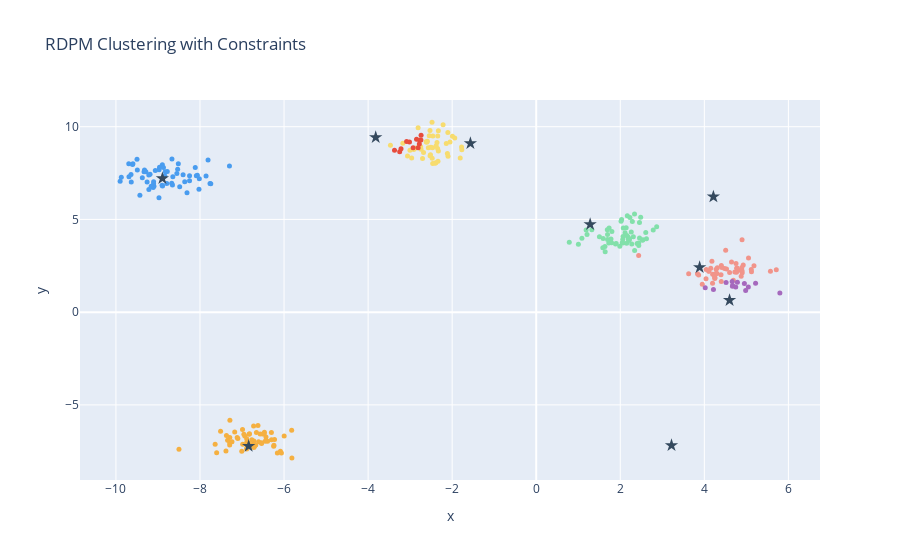

The cell this chart's notebook holds for it:
### Code cell
rdpm_centroids = rdpm.centroids
df = pd.DataFrame(X, columns=['x', 'y'])
df['label'] = rdpm._labels
fig = plot_dataframe(df, title='RDPM Clustering with Constraints', x='x', y='y', label='label')
for i, centroid in enumerate(rdpm_centroids):
    fig = plot_centroid(fig, centroid, colors=["#34495e"], marker_size=10, symbol='star', name=f'Centroid {i+1}')
fig.update_layout(showlegend=False)
fig.show()

### Figure 1 — Plotly figure (JSON) as saved in the notebook; plotly's stock layout.template omitted (floating-point values rounded to 4 significant figures)
{"data": [{"hovertemplate": "label=4<br>x=%{x}<br>y=%{y}<extra></extra>", "legendgroup": "4", "marker": {"color": "#f7dc6f", "size": 5, "symbol": "circle"}, "mode": "markers", "name": "4", "orientation": "v", "showlegend": true, "type": "scatter", "x": [-1.566, -2.405, -3.173, -2.516, -2.86, -3.062, -2.705, -1.938, -2.681, -2.388, -3.469, -2.527, -2.913, -3.004, -2.337, -2.361, -2.81, -2.963, -2.328, -2.749, -2.461, -1.808, -2.344, -2.347, -2.051, -2.098, -2.216, -1.994, -2.479, -2.619, -2.741, -2.463, -1.776, -2.507, -2.466, -2.605, -2.114, -2.475, -2.567, -2.545, -2.328, -2.59, -2.14, -2.527, -2.103, -2.38, -1.77], "xaxis": "x", "y": [9.102, 8.034, 9.113, 8.485, 8.85, 8.416, 8.283, 9.39, 8.613, 8.058, 9.001, 9.797, 8.763, 8.731, 8.133, 9.145, 9.94, 8.308, 8.692, 8.921, 9.499, 8.313, 9.502, 8.822, 9.179, 8.404, 10.11, 9.48, 10.25, 9.193, 8.781, 8.021, 8.901, 8.897, 8.865, 9.165, 8.56, 8.302, 8.864, 9.516, 9.783, 9.216, 9.1, 8.43, 9.692, 8.977, 8.755], "yaxis": "y"}, {"hovertemplate": "label=5<br>x=%{x}<br>y=%{y}<extra></extra>", "legendgroup": "5", "marker": {"color": "#82e0aa", "size": 5, "symbol": "circle"}, "mode": "markers", "name": "5", "orientation": "v", "showlegend": true, "type": "scatter", "x": [1.283, 1.726, 2.311, 1.887, 1.087, 1.793, 2.061, 1.903, 2.541, 1.592, 2.192, 2.066, 1.8, 2.229, 2.152, 2.339, 2.14, 2.401, 2.208, 2.606, 2.458, 2.342, 2.457, 2.623, 1.696, 2.072, 1.989, 1.003, 1.635, 2.866, 2.158, 1.691, 1.209, 1.584, 2.186, 2.167, 2.191, 2.018, 1.323, 1.641, 2.262, 1.778, 2.113, 2.485, 1.697, 2.273, 0.7865, 2.287, 2.032, 1.504, 2.525, 2.22, 2.047, 2.437, 2.784, 1.188, 2.44, 2.058, 1.734], "xaxis": "x", "y": [4.733, 3.729, 4.06, 3.672, 3.986, 3.737, 3.731, 3.708, 3.906, 3.969, 3.954, 4.084, 4.35, 5.1, 3.709, 5.297, 4.547, 3.7, 3.859, 4.289, 3.998, 3.331, 4.839, 3.957, 4.185, 4.537, 3.556, 3.657, 3.539, 4.602, 4.136, 4.447, 4.185, 3.47, 4.052, 5.199, 3.956, 4.901, 4.443, 3.259, 4.328, 3.945, 4.286, 5.116, 3.918, 3.673, 3.763, 4.882, 5.0, 4.066, 3.873, 3.951, 3.746, 3.733, 4.431, 4.433, 3.597, 3.923, 4.539], "yaxis": "y"}, {"hovertemplate": "label=1<br>x=%{x}<br>y=%{y}<extra></extra>", "legendgroup": "1", "marker": {"color": "#f1948a", "size": 5, "symbol": "circle"}, "mode": "markers", "name": "1", "orientation": "v", "showlegend": true, "type": "scatter", "x": [4.528, 4.198, 4.601, 4.69, 4.726, 5.051, 4.153, 4.77, 4.309, 4.897, 3.836, 5.122, 4.18, 4.925, 4.044, 5.181, 4.3, 4.404, 3.951, 4.04, 4.195, 4.275, 4.646, 4.402, 2.437, 4.819, 4.765, 4.754, 4.248, 5.117, 3.627, 3.865, 4.901, 4.508, 4.892, 4.253, 4.778, 5.712, 4.104, 5.573, 4.876, 4.109, 4.244, 4.897, 4.417, 4.397, 4.282, 4.482], "xaxis": "x", "y": [2.33, 2.05, 2.144, 1.721, 2.166, 2.922, 2.367, 2.364, 2.399, 2.23, 2.065, 2.18, 2.748, 2.541, 2.301, 2.5, 2.089, 2.518, 1.504, 1.806, 1.565, 2.081, 2.7, 1.647, 3.056, 2.254, 2.146, 2.627, 1.812, 2.299, 2.066, 2.007, 2.122, 3.333, 2.406, 1.855, 2.387, 2.29, 2.214, 2.21, 1.937, 2.21, 1.916, 3.9, 2.401, 2.014, 2.313, 2.353], "yaxis": "y"}, {"hovertemplate": "label=6<br>x=%{x}<br>y=%{y}<extra></extra>", "legendgroup": "6", "marker": {"color": "#499cef", "size": 5, "symbol": "circle"}, "mode": "markers", "name": "6", "orientation": "v", "showlegend": true, "type": "scatter", "x": [-8.894, -8.646, -7.299, -8.063, -8.896, -7.808, -8.902, -9.331, -8.016, -9.43, -9.596, -9.188, -9.69, -8.963, -9.258, -9.115, -9.695, -8.249, -9.636, -9.491, -8.667, -9.605, -9.217, -9.288, -8.113, -7.743, -9.642, -8.976, -8.778, -8.516, -8.789, -8.672, -8.402, -9.498, -9.9, -8.363, -9.095, -8.531, -9.104, -8.249, -8.892, -7.856, -8.309, -7.762, -8.024, -8.87, -9.103, -9.162, -9.218, -8.655, -8.973, -8.55, -8.836, -9.063, -8.483, -8.826, -8.087, -9.321, -9.872, -9.372], "xaxis": "x", "y": [7.213, 7.307, 7.883, 7.381, 7.942, 8.201, 6.846, 7.576, 7.199, 6.304, 8.007, 7.431, 7.296, 7.809, 7.024, 6.725, 8.0, 7.357, 7.024, 7.658, 8.262, 7.962, 6.612, 7.569, 7.803, 6.919, 7.425, 6.173, 7.581, 8.008, 6.937, 6.949, 7.415, 8.239, 7.061, 7.035, 6.794, 7.702, 7.036, 7.089, 6.806, 7.341, 6.444, 6.94, 6.633, 7.801, 6.927, 6.783, 7.399, 6.854, 7.682, 7.479, 7.347, 7.635, 6.761, 7.573, 7.361, 7.667, 7.279, 7.252], "yaxis": "y"}, {"hovertemplate": "label=7<br>x=%{x}<br>y=%{y}<extra></extra>", "legendgroup": "7", "marker": {"color": "#f5b041", "size": 5, "symbol": "circle"}, "mode": "markers", "name": "7", "orientation": "v", "showlegend": true, "type": "scatter", "x": [-6.842, -6.467, -7.291, -7.51, -6.658, -6.845, -5.813, -7.292, -6.956, -6.473, -7.604, -6.718, -6.724, -7.174, -7.383, -6.087, -7.115, -6.43, -5.997, -6.392, -6.301, -6.063, -6.246, -7.294, -6.606, -6.539, -6.984, -6.889, -6.78, -6.934, -7.639, -6.886, -7.1, -6.831, -7.006, -6.159, -6.673, -6.889, -6.757, -6.701, -6.451, -7.289, -5.819, -6.506, -6.718, -6.241, -6.62, -6.568, -6.768, -6.988, -6.535, -8.5, -6.227, -6.823, -6.89, -7.343, -6.298, -7.239, -6.739, -7.37], "xaxis": "x", "y": [-7.219, -6.473, -6.758, -6.421, -6.493, -7.073, -7.856, -7.041, -6.586, -6.565, -7.584, -7.294, -6.142, -6.455, -7.487, -7.499, -6.764, -6.726, -6.678, -6.954, -6.484, -7.595, -7.234, -7.16, -6.981, -7.035, -7.127, -7.381, -7.18, -6.679, -7.122, -7.329, -6.815, -6.583, -7.504, -7.598, -7.162, -7.024, -7.134, -7.227, -6.96, -5.834, -6.364, -6.575, -6.945, -7.176, -6.114, -6.566, -6.874, -6.331, -7.081, -7.392, -6.87, -6.549, -6.821, -6.91, -6.875, -6.987, -7.191, -6.649], "yaxis": "y"}, {"hovertemplate": "label=0<br>x=%{x}<br>y=%{y}<extra></extra>", "legendgroup": "0", "marker": {"color": "#a569bd", "size": 5, "symbol": "circle"}, "mode": "markers", "name": "0", "orientation": "v", "showlegend": true, "type": "scatter", "x": [4.216, 4.021, 5.797, 5.047, 4.983, 4.786, 4.669, 4.747, 4.953, 4.663, 5.219, 4.517, 4.672], "xaxis": "x", "y": [1.216, 1.313, 1.04, 1.358, 1.167, 1.616, 1.402, 1.35, 1.545, 1.647, 1.563, 1.596, 1.434], "yaxis": "y"}, {"hovertemplate": "label=8<br>x=%{x}<br>y=%{y}<extra></extra>", "legendgroup": "8", "marker": {"color": "#e74c3c", "size": 5, "symbol": "circle"}, "mode": "markers", "name": "8", "orientation": "v", "showlegend": true, "type": "scatter", "x": [-3.819, -2.774, -3.372, -2.781, -3.016, -2.74, -3.217, -3.085, -3.248, -2.929, -2.744, -2.848, -2.81], "xaxis": "x", "y": [9.425, 9.271, 8.733, 9.07, 9.171, 9.543, 8.804, 9.202, 8.654, 8.86, 9.286, 9.32, 8.868], "yaxis": "y"}, {"marker": {"color": ["#34495e"], "size": 10, "symbol": "star"}, "mode": "markers", "name": "Centroid 1", "type": "scatter", "x": [4.6], "y": [0.6413]}, {"marker": {"color": ["#34495e"], "size": 10, "symbol": "star"}, "mode": "markers", "name": "Centroid 2", "type": "scatter", "x": [3.888], "y": [2.418]}, {"marker": {"color": ["#34495e"], "size": 10, "symbol": "star"}, "mode": "markers", "name": "Centroid 3", "type": "scatter", "x": [3.219], "y": [-7.179]}, {"marker": {"color": ["#34495e"], "size": 10, "symbol": "star"}, "mode": "markers", "name": "Centroid 4", "type": "scatter", "x": [4.216], "y": [6.225]}, {"marker": {"color": ["#34495e"], "size": 10, "symbol": "star"}, "mode": "markers", "name": "Centroid 5", "type": "scatter", "x": [-1.566], "y": [9.102]}, {"marker": {"color": ["#34495e"], "size": 10, "symbol": "star"}, "mode": "markers", "name": "Centroid 6", "type": "scatter", "x": [1.283], "y": [4.733]}, {"marker": {"color": ["#34495e"], "size": 10, "symbol": "star"}, "mode": "markers", "name": "Centroid 7", "type": "scatter", "x": [-8.894], "y": [7.213]}, {"marker": {"color": ["#34495e"], "size": 10, "symbol": "star"}, "mode": "markers", "name": "Centroid 8", "type": "scatter", "x": [-6.842], "y": [-7.219]}, {"marker": {"color": ["#34495e"], "size": 10, "symbol": "star"}, "mode": "markers", "name": "Centroid 9", "type": "scatter", "x": [-3.819], "y": [9.425]}], "layout": {"legend": {"title": {"text": "label"}, "tracegroupgap": 0}, "showlegend": false, "title": {"text": "RDPM Clustering with Constraints"}, "xaxis": {"anchor": "y", "domain": [0, 1], "title": {"text": "x"}}, "yaxis": {"anchor": "x", "domain": [0, 1], "title": {"text": "y"}}}}
